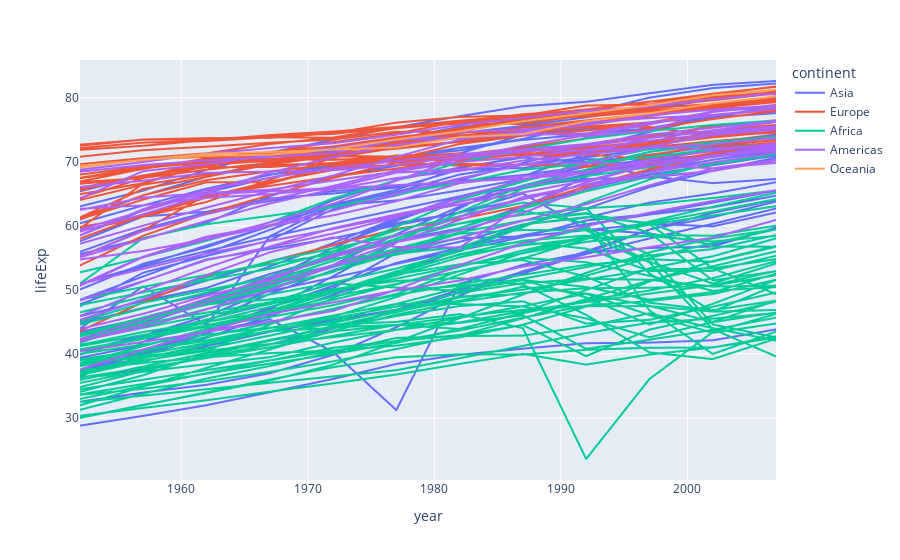

The cell this chart's notebook holds for it:
### Markdown cell above
## Row {height=40%}

### Code cell
#| title: Life Expectancy
px.line(
  df, x="year", y="lifeExp", 
  color="continent", line_group="country"
)
